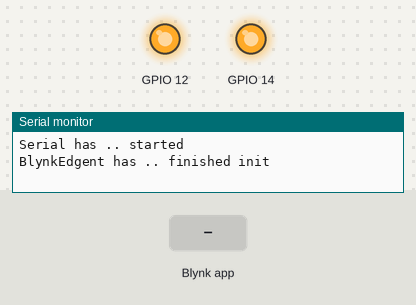
A sketch run on a simulated ESP8266 (Wemos D1 mini). Shown: output pins drawn as LEDs (lit = HIGH), the last lines printed to the serial monitor. Inputs (shaded band) come from the test bench.

Above: at 6.6 s.
6.7 s: Blynk app writes 1 to V0
At 7.9 s:
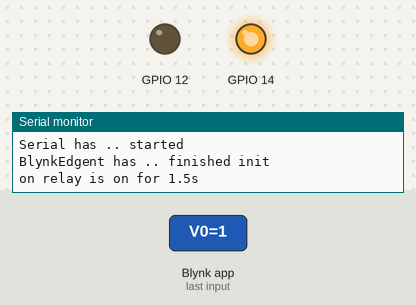
9.7 s: Blynk app writes 1 to V1
At 10.2 s:
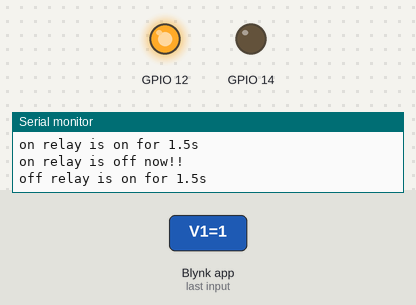
Timing chart, 0 to 12.7 s (numbered marks = the images above; inputs shaded):
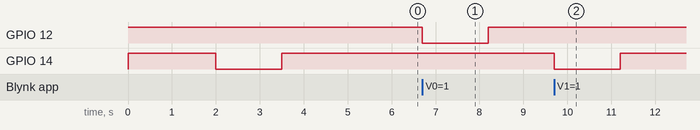

The sketch:

main_code.ino
```cpp
#define BLYNK_TEMPLATE_ID "template_id" // set the sample temlpate id
#define BLYNK_TEMPLATE_NAME "template_name" // set the sameple template name

#define BLYNK_FIRMWARE_VERSION        "0.1.0"

#define BLYNK_PRINT Serial

#define APP_DEBUG

#include "BlynkEdgent.h"

int wait_time = 1500;

BLYNK_WRITE(V0) // on relay is V0
{
  int virtual_pin0  = param.asInt();
  if(virtual_pin0 == 1) // button press is 1
  { // toggle the on relay on then off
    digitalWrite(12, LOW);
    Serial.println("on relay is on for 1.5s");
    delay(wait_time);
    Serial.println("on relay is off now!!");
    digitalWrite(12, HIGH);
  }
  else // othertimes this is off
  {
    digitalWrite(12, HIGH);
  }
}

BLYNK_WRITE(V1) // off relay is V1
{
  int virtual_pin1  = param.asInt();
  if(virtual_pin1 == 1) // button press is 1
  { // toggle the off relay on then off
    digitalWrite(14, LOW);
    Serial.println("off relay is on for 1.5s");
    delay(wait_time);
    Serial.println("off relay is off now!!");
    digitalWrite(14, HIGH);
  }
  else // othertimes this is off
  {
    digitalWrite(14, HIGH);
  }
}

void setup()
{
  pinMode(14, OUTPUT);
  pinMode(12, OUTPUT);
  digitalWrite(12, HIGH); // setting the on relay to off
  digitalWrite(14, HIGH); // setting the off relay to off
  delay(2000); // set delay of 2s
  /*
  the below code is for toggleing the off relay
  after a power cut
  */
  digitalWrite(14, LOW); // set the off relay on
  delay(1500); // set delay of 1.5s
  digitalWrite(14, HIGH); // set the relay to on
  Serial.begin(115200); // serial baud rate config
  Serial.println("Serial has .. started"); // init message
  delay(100);
  BlynkEdgent.begin();
  Serial.println("BlynkEdgent has .. finished init");
}

void loop()
{
  BlynkEdgent.run();
}
```

Measured:
- after the input at 6.7 s, GPIO 12: HIGH → LOW at once, → HIGH 1.5 s later
- after the input at 9.7 s, GPIO 14: HIGH → LOW at once, → HIGH 1.5 s later
